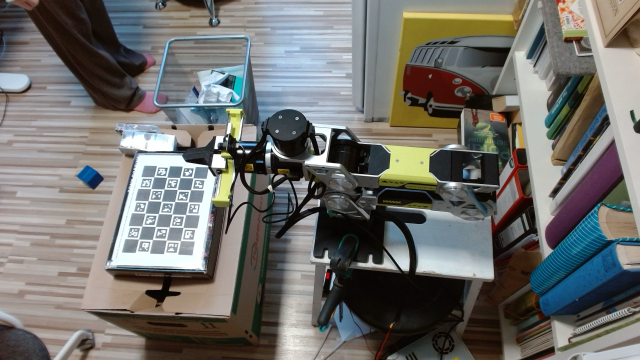
#> input picture vision/tests/data/overview_charuco_640.png, 640 x 360 px
$ python charuco.py tests/data/overview_charuco_640.png   (older library calls are emulated)
#> lines starting #> are read from the running program, lines starting #| are printed output that depends on the picture
"""ChArUco board helpers (Humanoid Project): board definition, detection, pose, rendering.

The board is defined in vision/calibration/board_charuco.json (7x5 squares; printed 33 mm squares, 24.51 mm markers,
DICT_5X5_100). Every chessboard corner has a unique id, so the corner order never flips when the board is rotated
and partial views (arm or cable in front) still work - the two problems of the old 9x6 checkerboard.

Board frame (mm) = OpenCV's: origin at the outer grid corner, x along squares_x, y along squares_y, z = x cross y.
"""
import json
from pathlib import Path

import cv2
import numpy as np

CAL_DIR = Path(__file__).resolve().parent / "calibration"
BOARD_JSON = CAL_DIR / "board_charuco.json"
# Fallback only (board_charuco.json wins). v3.9.1: 33 mm / 24.51 mm = the board as actually printed on 2026-11-21
# (PDF designed for 35 / 26 mm, printer scaled to ~94 %; David measured 33 mm per square).
DEFAULT = {"type": "charuco", "squares_x": 7, "squares_y": 5, "square_mm": 33.0, "marker_mm": 24.51,
           "dictionary": "DICT_5X5_100"}


def load_spec(path=None):
    p = Path(path) if path else BOARD_JSON
    spec = dict(DEFAULT)
    if p.exists():
        spec.update(json.loads(p.read_text()))
#> (reads vision/calibration/board_charuco.json from the repository)
#> further down, im is the input picture: shape (360, 640, 3); mean B, G, R 107.2, 110.9, 111.7
    return spec


class Charuco:
    def __init__(self, spec=None):
        self.spec = spec or load_spec()
        s = self.spec
        self.dictionary = cv2.aruco.getPredefinedDictionary(getattr(cv2.aruco, s["dictionary"]))
        # board in mm, so poses / object points come out in mm
        self.board = cv2.aruco.CharucoBoard((int(s["squares_x"]), int(s["squares_y"])), float(s["square_mm"]),
                                            float(s["marker_mm"]), self.dictionary)
        dp = cv2.aruco.DetectorParameters()
        dp.cornerRefinementMethod = cv2.aruco.CORNER_REFINE_SUBPIX
        cp = cv2.aruco.CharucoParameters()
        cp.tryRefineMarkers = True
        self.detector = cv2.aruco.CharucoDetector(self.board, cp, dp)
        self.n_corners = (int(s["squares_x"]) - 1) * (int(s["squares_y"]) - 1)
        self.corners3d = self.board.getChessboardCorners().astype(np.float64)   # (N,3) mm, index = id
        self.size_mm = (s["squares_x"] * s["square_mm"], s["squares_y"] * s["square_mm"])

    # ------------------------------------------------------------ detection
    def detect(self, bgr):
        """-> dict(ids (n,), img (n,2) px, obj (n,3) mm, n_markers) or None if < 4 corners."""
        gray = bgr if bgr.ndim == 2 else cv2.cvtColor(bgr, cv2.COLOR_BGR2GRAY)
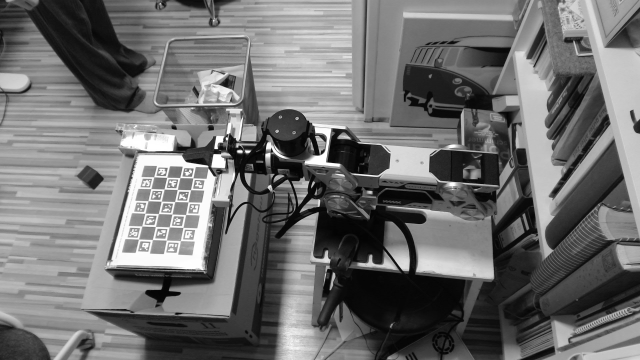
#> gray: shape (360, 640); min 3, max 255, mean 110.7
        cc, ci, mc, mi = self.detector.detectBoard(gray)
#> cc = 24 rows, first 8: [139.1, 239.1], [142, 226.4], [145.4, 213.4], [148.3, 201], [151.1, 189.3], [154.1, 176.8], [152.8, 239.4], [155.7, 227.2]; ci = 24 values from 0 to 23; mc = 17 items; mi = 17 values, max 16 at index 3, min 0 at index 4, mean 8
        n1 = 0 if ci is None else len(ci)
#> n1 = 24
        if n1 < self.n_corners and gray.shape[1] < 1200:
            # small frames (640x360 GUI frames, board far away): markers are ~10 px and detection depends on the
            # image orientation; a 2x upscale makes it reliable. Corners are mapped back to original pixels.
            up = cv2.resize(gray, None, fx=2, fy=2, interpolation=cv2.INTER_CUBIC)
            cc2, ci2, mc2, mi2 = self.detector.detectBoard(up)
            if ci2 is not None and len(ci2) > n1:
                cc, ci, mi = (cc2 + 0.5) / 2.0 - 0.5, ci2, mi2
        if ci is None or len(ci) < 4:
            return None
        ids = ci.reshape(-1).astype(int)
#> ids = 24 values from 0 to 23
        img = cc.reshape(-1, 2).astype(np.float64)
#> img has the same summary as cc
        return {"ids": ids, "img": img, "obj": self.corners3d[ids], "n_markers": 0 if mi is None else len(mi)}

    # [40 lines left out: functions sharpness, pose, image, rt_to_T, not called in this run]


def T_to_rt(T):
    return cv2.Rodrigues(T[:3, :3])[0].reshape(3), T[:3, 3].copy()


# [40 lines left out: functions scale_K, render_view, not called in this run]


if __name__ == "__main__":
    import sys
    b = Charuco()
    if len(sys.argv) > 1:
        im = cv2.imread(sys.argv[1])
        d = b.detect(im)
#> d = 4 items
        print(f"{sys.argv[1]}: {0 if d is None else len(d['ids'])}/{b.n_corners} corners, "
              f"{0 if d is None else d['n_markers']} markers")
#| tests/data/overview_charuco_640.png: 24/24 corners, 17 markers
    else:
        print(b.spec, b.n_corners, "corners")
